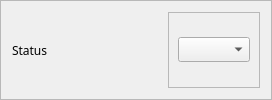
                   <widget class="QFrame" name="frame_110">
                    <property name="frameShape">
                     <enum>QFrame::StyledPanel</enum>
                    </property>
                    <property name="frameShadow">
                     <enum>QFrame::Raised</enum>
                    </property>
                    <layout class="QHBoxLayout" name="horizontalLayout_113">
                     <item>
                      <widget class="QLabel" name="label_58">
                       <property name="minimumSize">
                        <size>
                         <width>150</width>
                         <height>0</height>
                        </size>
                       </property>
                       <property name="font">
                        <font>
                         <family>Moon</family>
                        </font>
                       </property>
                       <property name="text">
                        <string>Status</string>
                       </property>
                      </widget>
                     </item>
                     <item>
                      <widget class="QFrame" name="frame_111">
                       <property name="frameShape">
                        <enum>QFrame::StyledPanel</enum>
                       </property>
                       <property name="frameShadow">
                        <enum>QFrame::Raised</enum>
                       </property>
                       <layout class="QHBoxLayout" name="horizontalLayout_114">
                        <property name="topMargin">
                         <number>5</number>
                        </property>
                        <property name="bottomMargin">
                         <number>5</number>
                        </property>
                        <item>
                         <widget class="QComboBox" name="statusLine">
                          <property name="font">
                           <font>
                            <family>Raleway</family>
                           </font>
                          </property>
                         </widget>
                        </item>
                       </layout>
                      </widget>
                     </item>
                    </layout>
                   </widget>
